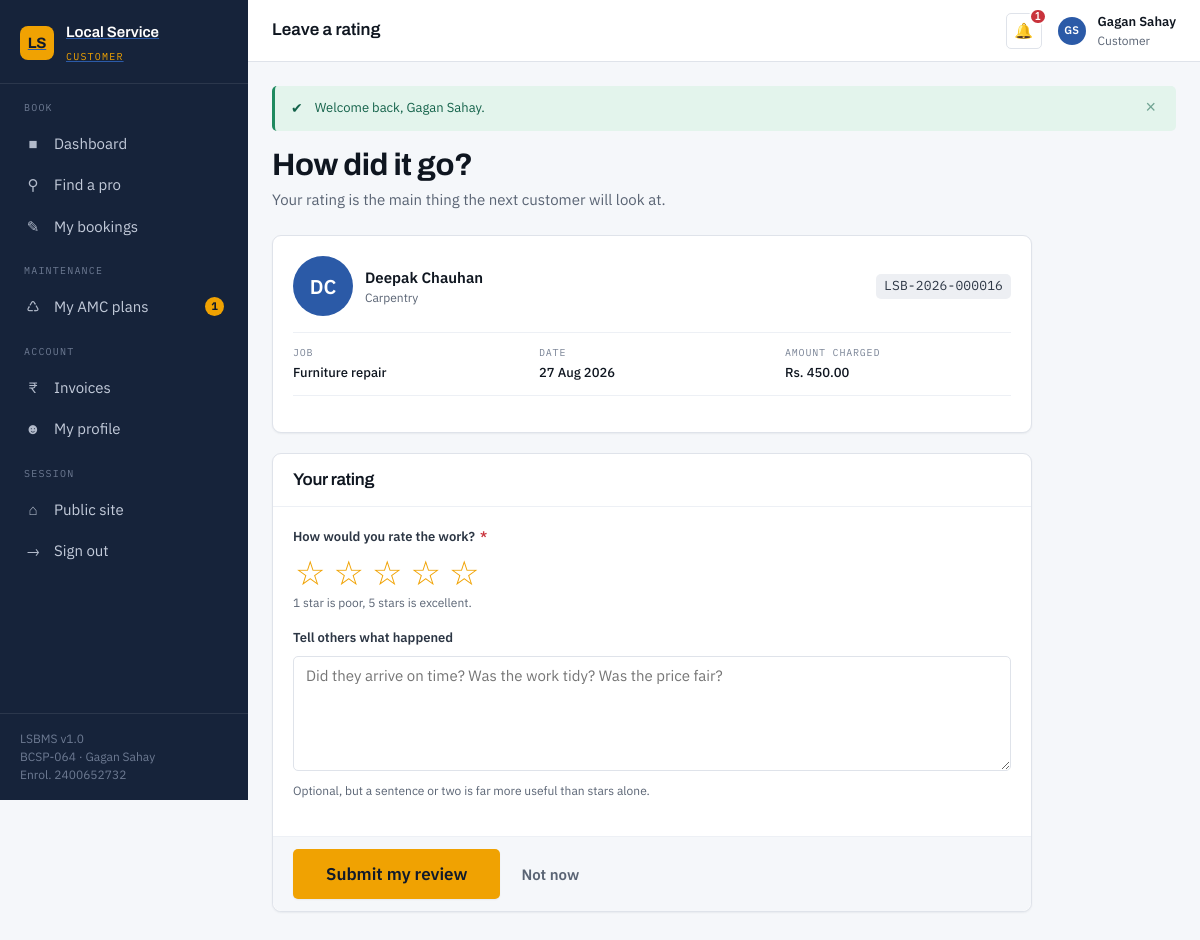
Page /customer/feedback.php?booking=16 (signed in) on the committed database.
### tables this page shows
CREATE TABLE bookings (
    booking_id          INT UNSIGNED NOT NULL AUTO_INCREMENT,
    booking_code        VARCHAR(20)  NOT NULL,
    user_id             INT UNSIGNED NOT NULL COMMENT 'The customer raising the request',
    provider_id         INT UNSIGNED NOT NULL,
    service_id          INT UNSIGNED     NULL COMMENT 'NULL when booked directly against a provider',
    booking_date        DATE         NOT NULL,
    booking_time        TIME         NOT NULL,
    duration_minutes    SMALLINT UNSIGNED NOT NULL DEFAULT 60,
    service_address     VARCHAR(255) NOT NULL,
    city                VARCHAR(60)      NULL,
    pincode             VARCHAR(6)       NULL,
    problem_description TEXT             NULL,
    status              ENUM('pending','confirmed','in_progress','completed','cancelled','rejected')
                        NOT NULL DEFAULT 'pending',
    estimated_cost      DECIMAL(10,2) NOT NULL DEFAULT 0.00,
    final_cost          DECIMAL(10,2)     NULL,
    cancellation_reason VARCHAR(255)      NULL,
    is_maintenance      TINYINT(1)   NOT NULL DEFAULT 0 COMMENT '1 = auto-raised by an AMC contract',
    created_at          DATETIME     NOT NULL DEFAULT CURRENT_TIMESTAMP,
    updated_at          DATETIME     NOT NULL DEFAULT CURRENT_TIMESTAMP ON UPDATE CURRENT_TIMESTAMP,

    PRIMARY KEY (booking_id),
    UNIQUE  KEY uq_bookings_code (booking_code),
    KEY idx_bookings_user     (user_id),
    KEY idx_bookings_provider (provider_id),
    KEY idx_bookings_service  (service_id),
    KEY idx_bookings_status   (status),
    KEY idx_bookings_date     (booking_date),
     
     
    KEY idx_bookings_slot     (provider_id, booking_date, booking_time),

    CONSTRAINT fk_bookings_user
        FOREIGN KEY (user_id)     REFERENCES users (user_id)
        ON DELETE CASCADE  ON UPDATE CASCADE,
    CONSTRAINT fk_bookings_provider
        FOREIGN KEY (provider_id) REFERENCES providers (provider_id)
        ON DELETE CASCADE  ON UPDATE CASCADE,
    CONSTRAINT fk_bookings_service
        FOREIGN KEY (service_id)  REFERENCES services (service_id)
        ON DELETE SET NULL ON UPDATE CASCADE
);

CREATE TABLE users (
    user_id        INT UNSIGNED  NOT NULL AUTO_INCREMENT,
    full_name      VARCHAR(100)  NOT NULL,
    email          VARCHAR(150)  NOT NULL,
    password_hash  VARCHAR(255)  NOT NULL  COMMENT 'bcrypt output of password_hash(); never plaintext',
    phone          VARCHAR(15)   NOT NULL,
    address        VARCHAR(255)      NULL,
    city           VARCHAR(60)       NULL,
    pincode        VARCHAR(6)        NULL,
    profile_photo  VARCHAR(255)      NULL  COMMENT 'Relative path under assets/uploads/',
    role           ENUM('customer','provider','admin') NOT NULL DEFAULT 'customer',
    status         ENUM('active','suspended')          NOT NULL DEFAULT 'active',
    created_at     DATETIME      NOT NULL DEFAULT CURRENT_TIMESTAMP,
    updated_at     DATETIME      NOT NULL DEFAULT CURRENT_TIMESTAMP ON UPDATE CURRENT_TIMESTAMP,

    PRIMARY KEY (user_id),
    UNIQUE  KEY uq_users_email (email),
    KEY     idx_users_role     (role),
    KEY     idx_users_city     (city)
);

CREATE TABLE categories (
    category_id    INT UNSIGNED  NOT NULL AUTO_INCREMENT,
    category_name  VARCHAR(80)   NOT NULL,
    description    VARCHAR(255)      NULL,
    icon           VARCHAR(40)       NULL  COMMENT 'Emoji / icon shown on the landing page',
    is_active      TINYINT(1)    NOT NULL DEFAULT 1,
    created_at     DATETIME      NOT NULL DEFAULT CURRENT_TIMESTAMP,

    PRIMARY KEY (category_id),
    UNIQUE  KEY uq_categories_name (category_name)
);

CREATE TABLE services (
    service_id       INT UNSIGNED NOT NULL AUTO_INCREMENT,
    provider_id      INT UNSIGNED NOT NULL,
    category_id      INT UNSIGNED NOT NULL,
    service_name     VARCHAR(120) NOT NULL,
    description      TEXT             NULL,
    base_price       DECIMAL(10,2) NOT NULL DEFAULT 0.00,
    duration_minutes SMALLINT UNSIGNED NOT NULL DEFAULT 60,
    is_active        TINYINT(1)   NOT NULL DEFAULT 1,
    created_at       DATETIME     NOT NULL DEFAULT CURRENT_TIMESTAMP,

    PRIMARY KEY (service_id),
    KEY idx_services_provider (provider_id),
    KEY idx_services_category (category_id),
    KEY idx_services_active   (is_active),

    CONSTRAINT fk_services_provider
        FOREIGN KEY (provider_id) REFERENCES providers (provider_id)
        ON DELETE CASCADE  ON UPDATE CASCADE,
    CONSTRAINT fk_services_category
        FOREIGN KEY (category_id) REFERENCES categories (category_id)
        ON DELETE RESTRICT ON UPDATE CASCADE
);

### customer/feedback.php (the view, shortened to what this page needs)
<?php
$pdo       = db();
$userId    = current_user_id();
$bookingId = get_int('booking') ?: post_int('booking_id');
$stmt = $pdo->prepare(
    "SELECT b.*, u.full_name AS provider_name, c.category_name, s.service_name,
            p.provider_id, f.feedback_id
       FROM bookings   b
       JOIN providers  p ON p.provider_id = b.provider_id
       JOIN users      u ON u.user_id     = p.user_id
       JOIN categories c ON c.category_id = p.category_id
       LEFT JOIN services s ON s.service_id = b.service_id
       LEFT JOIN feedback f ON f.booking_id = b.booking_id
      WHERE b.booking_id = :bid AND b.user_id = :uid"
);
$stmt->execute([':bid' => $bookingId, ':uid' => $userId]);
$booking = $stmt->fetch();
$errors = [];
$rating   = post_int('rating');
$comments = post('comments');
include __DIR__ . '/../includes/header.php';
?>
<div class="content--narrow">
    <section class="card">
        <div class="card__body">
            <div class="person" style="margin-bottom:var(--sp-4)">
                <span class="avatar avatar--lg" aria-hidden="true"><?= e(initials($booking['provider_name'])) ?></span>
                <div>
                    <div class="person__name"><?= e($booking['provider_name']) ?></div>
                    <div class="person__meta"><?= e($booking['category_name']) ?></div>
                </div>
                <span class="ref" style="margin-left:auto"><?= e($booking['booking_code']) ?></span>
            </div>
            <dl class="jobcard__facts">
                <div><dt>Job</dt><dd><?= e($booking['service_name'] ?: 'General visit') ?></dd></div>
                <div><dt>Date</dt><dd><?= e(show_date($booking['booking_date'])) ?></dd></div>
                <div><dt>Amount charged</dt><dd><?= e(money($booking['final_cost'])) ?></dd></div>
            </dl>
        </div>
    </section>
    <form class="card" method="post" action="feedback.php">
        <div class="card__head"><h3>Your rating</h3></div>
        <div class="card__body">
            <div class="field">
                <span class="label">How would you rate the work? <span class="req">*</span></span>
                <div id="starPicker" data-value="<?= $rating > 0 ? (int) $rating : 0 ?>"
                     style="display:flex;gap:var(--sp-1)"
                     role="group" aria-label="Star rating, 1 to 5">
                    <?php for ($i = 1; $i <= 5; $i++): ?>
                        <button type="button"
                                style="background:none;border:none;font-size:34px;cursor:pointer;
                                       color:var(--marigold-500);line-height:1;padding:0 2px"
                                aria-label="<?= $i ?> star<?= $i > 1 ? 's' : '' ?>">
                            <?= $rating >= $i ? '&#9733;' : '&#9734;' ?>
                        </button>
                    <?php endfor; ?>
                </div>
                <?php if (isset($errors['rating'])): ?>
                    <div class="error"><?= e($errors['rating']) ?></div>
                <?php else: ?>
                    <div class="hint">1 star is poor, 5 stars is excellent.</div>
                <?php endif; ?>
            </div>
            <div class="field">
                <label class="label" for="comments">Tell others what happened</label>
                <textarea class="textarea<?= isset($errors['comments']) ? ' is-invalid' : '' ?>"
                          id="comments" name="comments" rows="5"
                          placeholder="Did they arrive on time? Was the work tidy? Was the price fair?"><?= e($comments) ?></textarea>
                <?php if (isset($errors['comments'])): ?>
                    <div class="error"><?= e($errors['comments']) ?></div>
                <?php else: ?>
                    <div class="hint">Optional, but a sentence or two is far more useful than stars alone.</div>
                <?php endif; ?>
            </div>
        </div>
        <div class="card__foot">
            <div class="btn-row">
                <button class="btn btn--accent btn--lg" type="submit">Submit my review</button>
                <a class="btn btn--ghost" href="my-bookings.php">Not now</a>
            </div>
        </div>
    </form>
</div>
<?php include __DIR__ . '/../includes/footer.php'; ?>

### rows in the picture
bookings: users.full_name "DC", users.full_name "Deepak Chauhan", categories.category_name "Carpentry", booking_code "LSB-2026-000016", service.service_name "Furniture repair", booking_date "27 Aug 2026", final_cost "Rs. 450.00"

### other values in the picture
$roleLabels[$role] "CUSTOMER"
$groupName "BOOK"
$icon "■"
$label "Dashboard"
$icon "⚲"
$label "Find a pro"
$icon "✎"
$label "My bookings"
$groupName "MAINTENANCE"
$icon "♺"
$label "My AMC plans"
$count "1"
$groupName "ACCOUNT"
$icon "₹"
$label "Invoices"
